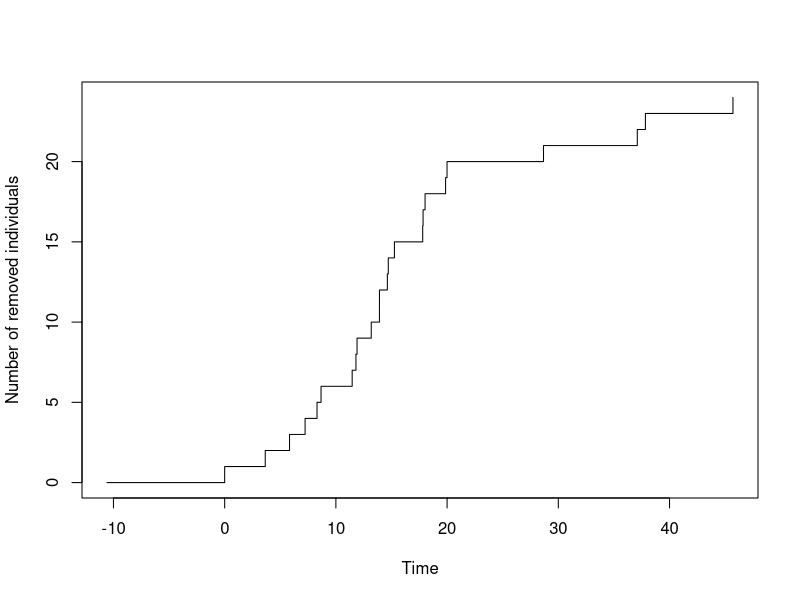
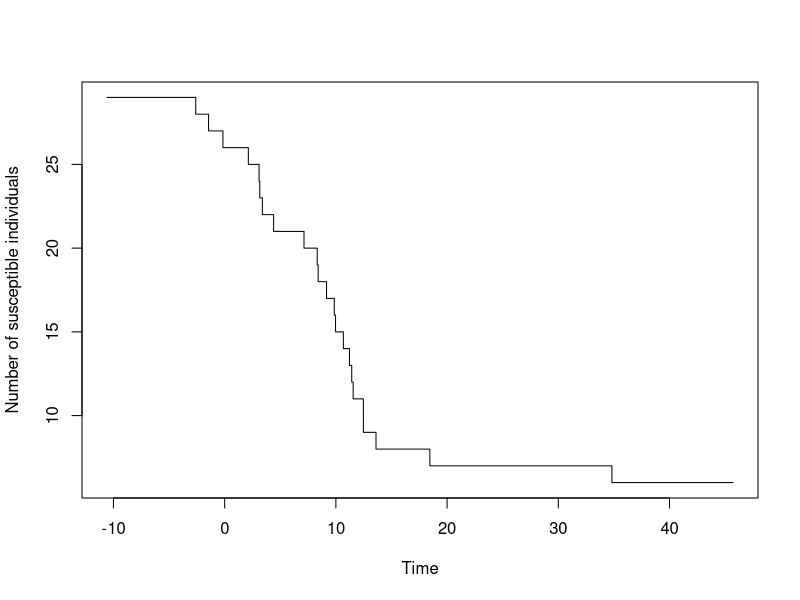
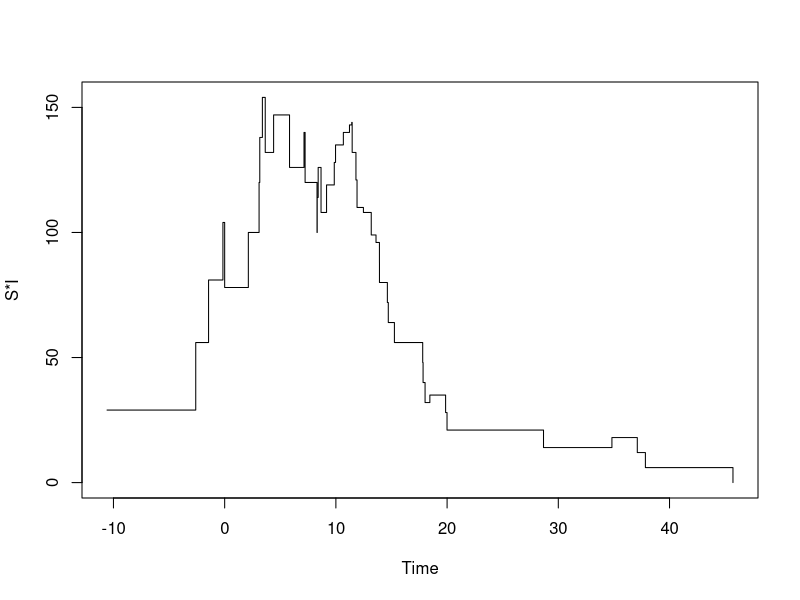
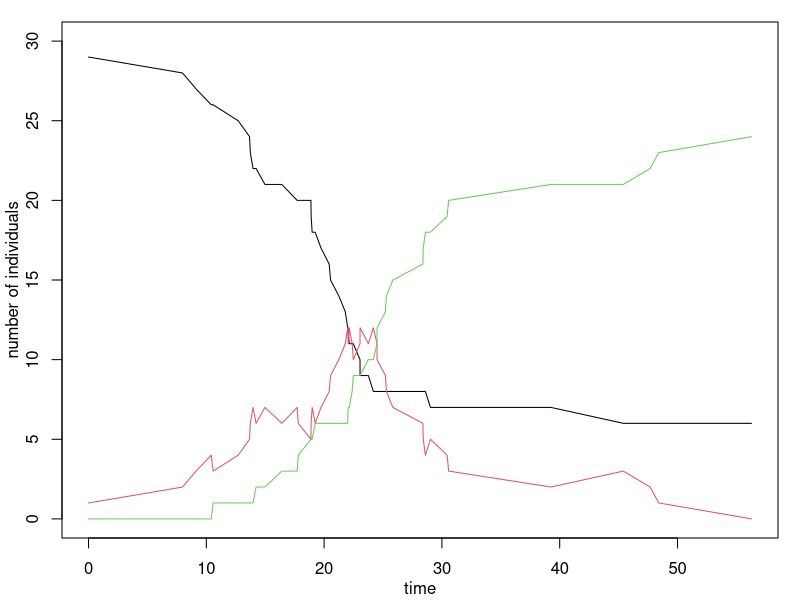
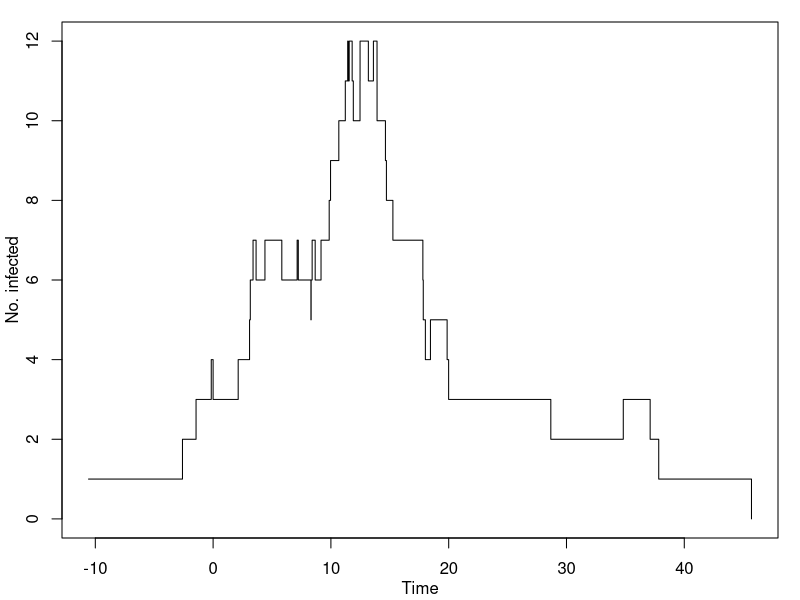

R code for these plots, in order:
######################################################
#### Gillespie Simulation ############################

##
# a is the vector of rates of events
## simulate time to next event 
# (time to next event, tau, is epxonentially distributed 
# with rate equa to the sum of rates for all possible events)
# f(t)=(sum(a)exp(-tau*sum(a)))
## Simulate event type
# P(Event = v) = a[v]/sum(a)

S = 999
I = 1
R = 0
N = 1000

sim_glsp <- function(S, I, R, N, beta, gamma) {
  transitions <- rbind(c(-1, 1, 0), c(0, -1, 1))
  tau <- time <- 0
  out <- rbind(c(), c(event=1, time=time, S=S, I=I, R=R))
  while (I > 0) {
    rates <- c(beta * I * S,# / N, # rate infection
               gamma * I)          # rate removal
    tau <- rexp(1, sum(rates)) # Simulate next time and event type
    event_type <- sample(1:2, 1, prob = rates) #/sum(rates))
    S <- S + transitions[event_type, 1] # Update states
    I <- I + transitions[event_type, 2]
    R <- R + transitions[event_type, 3]
    time <- time + tau
    out <- rbind(out, c(event_type, time, S, I, R))
  }
  return(as.data.frame(out))
} 

glsp <- sim_glsp(S, I, R, beta = 0.75/N, gamma = 0.3)
repeat {
  u <- sample(1:1000, 1)
  print(u)
  set.seed(u)
  glsp <- sim_glsp(S=29,I=1,R=0, N=30, 0.2, 0.1)
  if (dim(glsp)[1] >= 20) break
}

set.seed(186)
glsp <- sim_glsp(S=29,I=1,R=0, N = 30, 0.2/30, 0.1)
glsp$time_0 <- glsp$time - glsp$time[which(glsp$event == 2)[1]]
paste(round(subset(glsp, event == 1)$time_0, 1), collapse = ", ")
paste(round(subset(glsp, event == 2)$time_0, 1), collapse = ", ")

pdf("Gillespie_sim_data.pdf", width = 8, height = 2.4)
par(mar=c(3,3,1,1)+0.1, mgp=c(2,1,0))
plot(glsp$time, glsp$S, type = "l", 
     ylim = c(0, 30),
     ylab = "number of individuals",
     xlab = "time")
lines(glsp$time, glsp$I, col = 2)
lines(glsp$time, glsp$R, col = 3)
dev.off()

plot(glsp$time_0, glsp$R, type = "s",
     ylab = "Number of removed individuals", xlab = "Time")

pdf("int_infected.pdf", width = 4, height = 3)
par(mar=c(3,3,1,1)+0.1, mgp=c(2,1,0))
plot(glsp$time_0, glsp$I, type = "s",
     ylab = "No. infected", xlab = "Time")
dev.off()

plot(glsp$time_0, glsp$S, type = "s",
     ylab = "Number of susceptible individuals", xlab = "Time")

plot(glsp$time_0, glsp$I * glsp$S, type = "s",
     ylab = "S*I", xlab = "Time")
